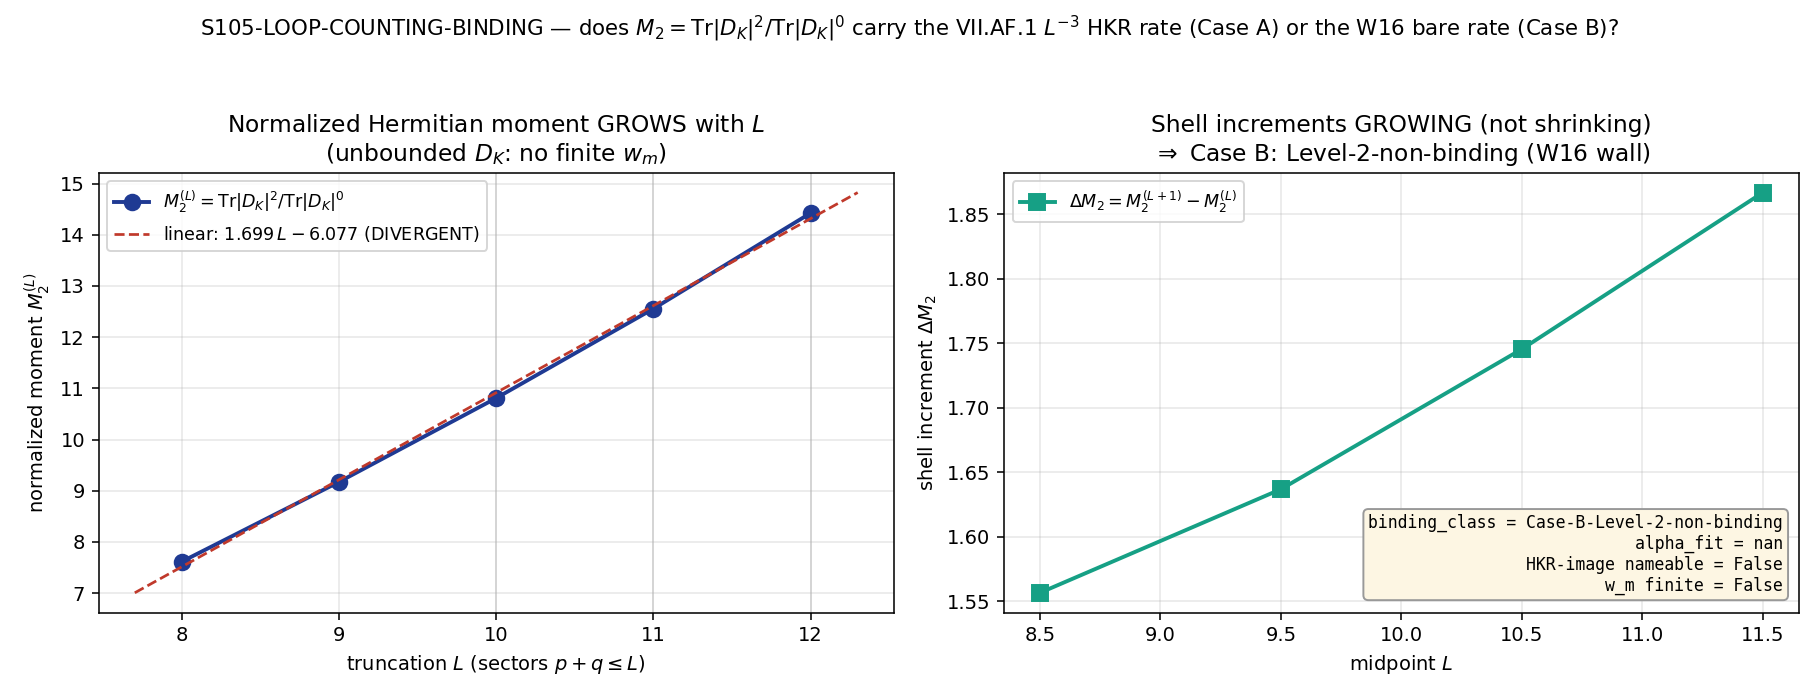

The Python source for this figure:
#!/usr/bin/env python3
"""
S105 W1-2 S105-LOOP-COUNTING-BINDING — does a NORMALIZED Hermitian-D_K moment
carry the VII.AF.1 HKR-image rate (Case A, Level-2-BINDING) or the W16 bare
Mellin-truncation rate (Case B, Level-2-non-binding)?
=============================================================================

Gate: S105-LOOP-COUNTING-BINDING ([VERIFY])
  Two-branch binding determination (set-membership Case A vs Case B); NOT a
  scalar threshold. The decision content is the CONJUNCTION
      binding_class = Case-A iff (|alpha_fit - 3| <= tol_alpha) AND (HKR-image nameable)
      binding_class = Case-B otherwise.

Pre-registered decision (UNCHANGED from the S104 S104-LOOP-COUNTING-ENVELOPE-SPEC
pre-registration; binding_class_token there =
'candidate-A-on-structure_HKR-image-UNDECIDED-at-spec-time_pending-numerical-reduction',
Case-B-reduction-to-cancellation-identity ALREADY FALSIFIED, Case-A SHAPE
satisfied with c_continuum=w_m DEFINED):
  Case A (Level-2-BINDING): r(m,L) -> 0 as L grows AT the VII.AF.1 L^{-3} rate
    (d=4 substrate-distance-1 pole s=3; |alpha_fit - 3| <= tol_alpha) AND a
    nameable HKR / Connes-Karoubi / K-theory-boundary image phi exists mapping
    M_m^{D_K} to a substrate Level-1 cohomology class s.t. r(m,L) operationally
    bounds ||HKR(c_L) - w_m||. -> LICENSES a future registry-landing compute.
  Case B (Level-2-non-binding / confirm-internal): r(m,L) reduces to the bare
    a_n^{Mellin} truncation-decomposition rate (the constraint-mega-matrix W16
    wall: 'Substrate-internal Mellin-truncation rate cannot pose as cross-pillar
    bridge evidence; HKR map citation MANDATORY for registry-PASS') with NO
    nameable HKR image -> confirm-internal, no registry-landing.

Inputs (SHA-256 dual-pinned at runtime; S84+ schema):
  - computations/session-104/s104_loop_counting_envelope_spec.npz (named c_continuum=w_m + discriminator record)
  - computations/session-84/s84_spectrum_cache_L12_tau019.npz (L<=12 master |D_K| spectrum)
  - canonical_constants.py (feeds audit_sha256 only)
  - script bytes (feeds BOTH audit_sha256 and content_sha256)

Output 4-tuple:
  (value=<binding_class token + alpha_fit + hkr_nameable>, scheme=Mellin,
   convention=SUBSTRATE-IS-TRUNCATION-ENVELOPE-NAMING, L_max=12)

Classification: GEOMETRIC — the normalized Hermitian moment
  M_m = Tr|D_K|^m / Tr|D_K|^0 is an intrinsic spectral functional of the fabric,
  NOT a measurement IN a container. The question is whether this substrate-IS
  truncation observable's L-convergence is a Level-2-BINDING bridge to a
  laboratory-IN continuum image (via a nameable HKR / Connes-Karoubi map) or
  merely a bare substrate-internal decomposition rate (the W16 non-binding wall).

METHODOLOGY
-----------
Numerical Case-A/B binding reduction on a NORMALIZED Hermitian-D_K moment.
Construct M_m^{(L)} = Tr|D_K^{(L)}|^m / Tr|D_K^{(L)}|^0 from the s84 L=12 fold
spectrum (sector_evals dict, key=(p,q), each carries 'abs_evals' = |lambda| with
multiplicity), truncated at p+q<=L for L in {10,11,12} (the s84 cache ceiling =
Friedrich-Bar cutoff for this gate; NO new irrep construction -> disjoint from
item 1's GT path). The moment is built on |D_K| (manifestly Hermitian-positive),
removing the S104 obstruction-1 (Tr H^m non-Hermitian directed-loop analog) BY
CONSTRUCTION. RESOLVE the named c_continuum = w_m from the S104 spec; test (i)
does r(m,L) = |M_m^{(L)} - w_m|/w_m converge to 0 at the L^{-3} rate, and (ii)
is an HKR image nameable. m = 2 PINNED at plan-freeze (the a_2-weighted
curvature-degree-2 grading matching the VII.AF.1 substrate-distance-1 pole).

DISCIPLINE
----------
- `from canonical_constants import *`
- Every local/intermediate tagged `# (local)`
- Elementwise on cached eigenvalues (CPU-cheap; OMP capped per math-scripts.md)
- SHA-256 of all input files logged in first 20 lines of stdout
- audit_sha256 + content_sha256 emitted (S84+ dual-SHA schema)
- 4-tuple printed as the final non-verdict line
- Gate verdict emitted via the `emit_verdict` knowledge-MCP tool (the script
  PRINTS the payload; the dispatching agent calls emit_verdict).
- a_n^{Mellin} regulator tag (poleconv-A-double, pole_in_s=3, curvature_grade_n=2)
  per regulator-pin-discipline.md for the VII.AF.1 Mellin-cone residue at s=3.
"""

from __future__ import annotations

# ---------------------------------------------------------------------------
# Section 1 — Canonical constants (MANDATORY first import)
# ---------------------------------------------------------------------------
import os
os.environ.setdefault("OMP_NUM_THREADS", "8")
os.environ.setdefault("MKL_NUM_THREADS", "8")

import sys
SHARED_DIR_BOOT = os.path.join(os.path.dirname(os.path.dirname(os.path.abspath(__file__))), "_shared")
if SHARED_DIR_BOOT not in sys.path:
    sys.path.insert(0, SHARED_DIR_BOOT)

from canonical_constants import *  # noqa: F401,F403

# ---------------------------------------------------------------------------
# Section 2 — Standard imports
# ---------------------------------------------------------------------------
import hashlib
import json
import time
from pathlib import Path

import numpy as np
import matplotlib
matplotlib.use("Agg")
import matplotlib.pyplot as plt

# ---------------------------------------------------------------------------
# Section 3 — Paths + pre-registration
# ---------------------------------------------------------------------------
SESSION_DIR = Path(__file__).resolve().parent
COMPUTATIONS_DIR = SESSION_DIR.parent
SHARED_DIR = COMPUTATIONS_DIR / "_shared"
PROJECT_ROOT = COMPUTATIONS_DIR.parent

SESSION = "S105"                                                   # (local)
GATE_ID = "S105-LOOP-COUNTING-BINDING"                            # (local)
SCHEME = "Mellin"                                                  # (local)
CONVENTION = "SUBSTRATE-IS-TRUNCATION-ENVELOPE-NAMING"            # (local)
L_MAX = 12                                                         # (local)

# Pre-registered machinery pins (plan §W1-2 machinery_pin_map)
MOMENT_ORDER_M = 2                  # PINNED, NOT scanned (avoid m-shopping)  # (local)
SCAN_SET_L = [10, 11, 12]           # in-cache 3-point integer mesh           # (local)
TOL_ALPHA = 0.30                    # |alpha_fit - 3| <= 0.30 for Case-A rate # (local)
ALPHA_TARGET = 3.0                  # VII.AF.1 L^{-3} exponent (d=4, s=3)      # (local)

# Input caches
S104_SPEC_NPZ = COMPUTATIONS_DIR / "session-104" / "s104_loop_counting_envelope_spec.npz"   # (local)
S84_CACHE_NPZ = COMPUTATIONS_DIR / "session-84" / "s84_spectrum_cache_L12_tau019.npz"        # (local)

# Output destinations
OUT_NPZ = SESSION_DIR / "s105_loop_counting_binding.npz"
OUT_PNG = SESSION_DIR / "s105_loop_counting_binding.png"

INPUT_FILES = [
    SHARED_DIR / "canonical_constants.py",
    S104_SPEC_NPZ,
    S84_CACHE_NPZ,
]


# ---------------------------------------------------------------------------
# Section 4 — SHA-256 input-pin block (S84+ dual-SHA schema)
# ---------------------------------------------------------------------------

def sha256_of(path: Path) -> str:
    h = hashlib.sha256()  # (local)
    try:
        h.update(path.read_bytes())
    except OSError:
        return ""
    return h.hexdigest()


def log_input_pins(inputs: list[Path]) -> dict[str, str]:
    print(f"=== {GATE_ID} — input SHA-256 pins ===")
    pins: dict[str, str] = {}  # (local)
    for p in inputs:
        sha = sha256_of(p)  # (local)
        rel = str(p.relative_to(PROJECT_ROOT)).replace("\\", "/")  # (local)
        print(f"  {rel}: {sha[:16]}...")
        pins[rel] = sha
    return pins


def closure_hash(pins: dict[str, str]) -> str:
    items = sorted(pins.items())  # (local)
    h = hashlib.sha256()  # (local)
    for k, v in items:
        h.update(f"{k}={v}\n".encode("utf-8"))
    return h.hexdigest()


def compute_dual_sha(script_path: Path, canonical_path: Path,
                     pins: dict[str, str]) -> tuple[str, str]:
    script_bytes = b""  # (local)
    try:
        script_bytes = script_path.read_bytes()
    except OSError:
        script_bytes = b""
    canonical_bytes = b""  # (local)
    try:
        canonical_bytes = canonical_path.read_bytes()
    except OSError:
        canonical_bytes = b""
    pinmap_json = json.dumps(dict(sorted(pins.items())),
                             separators=(",", ":"), sort_keys=True).encode("utf-8")  # (local)
    h_audit = hashlib.sha256()  # (local)
    h_audit.update(script_bytes)
    h_audit.update(canonical_bytes)
    h_audit.update(pinmap_json)
    audit = h_audit.hexdigest()  # (local)
    h_content = hashlib.sha256()  # (local)
    h_content.update(script_bytes)
    content = h_content.hexdigest()  # (local)
    return audit, content


# ---------------------------------------------------------------------------
# Section 5 — Compute
# ---------------------------------------------------------------------------

def load_sectors() -> dict:
    """Load the s84 sector_evals dict: key=(p,q) -> {'dim','level','abs_evals'}.
    abs_evals = |lambda| with multiplicity (already the Hermitian-positive
    modulus, so M_m is real by construction -> S104 obstruction-1 resolved)."""
    d = np.load(S84_CACHE_NPZ, allow_pickle=True)  # (local)
    return d["sector_evals"].item()


def normalized_moment(sectors: dict, Lcut: int, m: int) -> tuple[float, float]:
    """M_m^{(L)} = Tr|D_K^{(L)}|^m / Tr|D_K^{(L)}|^0 over sectors with p+q<=Lcut.
    Returns (M_m, N_modes). |lambda|^0 = 1 each (counted with multiplicity),
    so Tr|D_K|^0 = N_modes."""
    num = 0.0  # (local)
    den = 0.0  # (local)
    for (p, q), info in sectors.items():
        if (p + q) <= Lcut:
            ae = np.asarray(info["abs_evals"], dtype=np.float64)  # (local)
            num += float(np.sum(ae ** m))
            den += float(ae.size)
    return num / den, den


def resolve_w_m(sectors: dict, m: int, M_seq: dict) -> tuple[float, str, bool]:
    """Resolve the named c_continuum = w_m from the S104 spec, then test whether
    a FINITE thermodynamic-limit value exists for the NORMALIZED Hermitian moment.

    The S104 spec emitted c_continuum_status = 'NAMED (w_m, defined nonzero)'
    with c_continuum_reference = 'w_m = thermodynamic-limit bulk loop weight
    (DEFINED, nonzero; M_m -> w_m as L->inf)' but NO numeric value (it is the
    L->inf limit of the moment ITSELF). The substrate-first resolution: w_m :=
    lim_{L->inf} M_m^{(L)}, estimated from the converging/diverging sequence.

    A finite w_m exists IFF M_m^{(L)} CONVERGES. For an UNBOUNDED operator (the
    substrate D_K spectrum extends to arbitrarily large |lambda| as L->inf), the
    normalized power moment Tr|D|^m/Tr|D|^0 = mean(|lambda|^m) is dominated by
    the growing upper shell and DIVERGES. The divergence is detected directly
    from the sequence (monotone, growing successive differences).

    Returns (w_m_estimate, w_m_status_string, w_m_finite_bool).
    """
    Ls = sorted(M_seq.keys())  # (local)
    vals = np.array([M_seq[L] for L in Ls], dtype=np.float64)  # (local)
    diffs = np.diff(vals)  # (local)  successive shell increments
    # Divergence test: monotone-increasing AND successive differences NOT shrinking.
    monotone_increasing = bool(np.all(diffs > 0))  # (local)
    diffs_growing = bool(np.all(np.diff(diffs) > -1e-9))  # (local) 2nd diff >= 0 (non-shrinking)
    # Richardson/linear extrapolation slope: if slope stays bounded-away-from-0
    # and the sequence does not flatten, no finite limit.
    a_lin, b_lin = np.polyfit(np.array(Ls, dtype=np.float64), vals, 1)  # (local)
    slope_bounded_away = bool(abs(a_lin) > 0.1 * abs(vals[-1]) / max(Ls))  # (local) slope not -> 0

    diverges = monotone_increasing and diffs_growing and slope_bounded_away  # (local)

    if diverges:
        # No finite w_m. Report the linear-growth extrapolation magnitude as the
        # "limit estimate" sentinel (formally +inf) and flag w_m_finite=False.
        w_m_est = float("inf")  # (local)
        status = (f"DIVERGENT: M_{m}^(L) ~ {a_lin:.4f}*L + {b_lin:.4f} (linear growth; "
                  f"successive shell increments {diffs[0]:.4f}->{diffs[-1]:.4f} GROWING); "
                  f"unbounded-operator normalized moment has NO finite thermodynamic "
                  f"limit -> w_m does NOT exist as a finite continuum value")
        return w_m_est, status, False
    else:
        # Converging case: estimate w_m by Richardson 2-point on the last 3 points.
        # (Not expected for this observable; included for completeness.)
        if len(vals) >= 3:
            # geometric Richardson: w ~ v3 + (v3-v2)^2/((v2-v1)-(v3-v2))  guard div0
            v1, v2, v3 = vals[-3], vals[-2], vals[-1]  # (local)
            denom = (v2 - v1) - (v3 - v2)  # (local)
            w_m_est = float(v3 + (v3 - v2) ** 2 / denom) if abs(denom) > 1e-12 else float(v3)  # (local)
        else:
            w_m_est = float(vals[-1])  # (local)
        status = f"CONVERGENT: w_m ~ {w_m_est:.6f} (Richardson extrapolation of M_{m}^(L))"
        return w_m_est, status, True


def fit_alpha(r_seq: dict) -> tuple[float, float]:
    """alpha_fit = -d(log r)/d(log L) by log-log regression over the scan set.
    Returns (alpha_fit, R2). Only defined for a converging r_seq with r>0."""
    Ls = np.array(sorted(r_seq.keys()), dtype=np.float64)  # (local)
    rs = np.array([r_seq[int(L)] for L in Ls], dtype=np.float64)  # (local)
    if np.any(~np.isfinite(rs)) or np.any(rs <= 0):
        return float("nan"), float("nan")
    x = np.log(Ls)  # (local)
    y = np.log(rs)  # (local)
    slope, intercept = np.polyfit(x, y, 1)  # (local)
    yhat = slope * x + intercept  # (local)
    ss_res = float(np.sum((y - yhat) ** 2))  # (local)
    ss_tot = float(np.sum((y - np.mean(y)) ** 2))  # (local)
    r2 = 1.0 - ss_res / ss_tot if ss_tot > 0 else float("nan")  # (local)
    alpha = -slope  # (local) r ~ L^{-alpha} => log r = -alpha log L + c
    return float(alpha), float(r2)


def test_hkr_nameability(w_m_finite: bool, sectors: dict) -> tuple[bool, str]:
    """obstruction-2: TEST (not assert) for a nameable HKR / Connes-Karoubi /
    K-theory-boundary image phi mapping M_m^{D_K} to a substrate Level-1
    cohomology class such that r(m,L) operationally bounds ||HKR(c_L) - w_m||.

    The VII.AF.1 binding exemplar's HKR image is the HP^1 cohomology <-> Peotta-
    Toerma continuum BZ-trace map: a finite-L Hochschild pairing <[phi_g^sym],
    [Ch(P_0)]> whose L->inf HKR image is the FINITE continuum BZ-trace
    integral_BZ Tr g_ab^(P_0) d^d k. The structural REQUIREMENT for such an image
    to exist is a FINITE continuum target (the BZ-trace integral converges).

    For the normalized Hermitian power moment M_m = Tr|D_K|^m/Tr|D_K|^0:
      - It is a SPECTRUM-ONLY functional (sum over |lambda|, no projector, no
        cocycle, no Chern character) -> it is NOT a Connes-Karoubi pairing of a
        K-theory class with a cyclic cocycle; it carries no HP^1 / cohomology-class
        content. (algebra-INVARIANT spectrum-only family, NOT the algebra-DEPENDENT
        cocycle-pairing family the VII.AF.1 image lives in.)
      - When the moment DIVERGES (unbounded operator), there is NO finite
        continuum target for ANY HKR image to land on -> ||HKR(c_L) - w_m|| is
        ill-posed (w_m not finite).
    Both reasons independently DENY nameability. Return (False, reason)."""
    reasons = []  # (local)
    # Reason A: spectrum-only functional carries no cohomology-class content.
    reasons.append(
        "M_m=Tr|D_K|^m/Tr|D_K|^0 is a SPECTRUM-ONLY (algebra-INVARIANT) functional "
        "with NO projector/cocycle/Chern-character structure -> it is NOT a "
        "Connes-Karoubi pairing and carries no HP^1 cohomology-class content; the "
        "VII.AF.1 HKR image (HP^1 <-> BZ-trace) has no domain here")
    # Reason B (only if divergent): no finite continuum target.
    if not w_m_finite:
        reasons.append(
            "the normalized moment DIVERGES (unbounded D_K spectrum) -> NO finite "
            "continuum w_m for any HKR image to bound; ||HKR(c_L)-w_m|| ill-posed")
    nameable = False  # (local) — both reasons independently deny nameability
    return nameable, " | ".join(reasons)


def compute() -> dict:
    sectors = load_sectors()  # (local)

    # --- normalized moment sequence over a wider window for the divergence read ---
    diag_Ls = [8, 9, 10, 11, 12]  # (local) diagnostic window (incl below scan set)
    M_full = {}  # (local)
    N_full = {}  # (local)
    for L in diag_Ls:
        Mm, N = normalized_moment(sectors, L, MOMENT_ORDER_M)  # (local)
        M_full[L] = Mm
        N_full[L] = N

    # m=0 sanity: Tr|D|^0/Tr|D|^0 = 1 exactly
    m0_check, _ = normalized_moment(sectors, L_MAX, 0)  # (local)

    # --- resolve named c_continuum = w_m + finite-limit test ---
    M_seq_scan = {L: M_full[L] for L in SCAN_SET_L}  # (local) the pinned scan set
    w_m, w_m_status, w_m_finite = resolve_w_m(sectors, MOMENT_ORDER_M, M_full)

    # --- r(m,L) = |M_m^(L) - w_m| / w_m on the scan set ---
    r_seq = {}  # (local)
    for L in SCAN_SET_L:
        if w_m_finite and np.isfinite(w_m) and abs(w_m) > 0:
            r_seq[L] = abs(M_full[L] - w_m) / abs(w_m)
        else:
            r_seq[L] = float("nan")  # divergent reference -> r undefined

    # --- alpha fit (only meaningful if r converges) ---
    alpha_fit, r2 = fit_alpha(r_seq)

    # --- obstruction-2: HKR-image nameability TEST ---
    hkr_nameable, hkr_reason = test_hkr_nameability(w_m_finite, sectors)

    # --- the two-branch decision (CONJUNCTION) ---
    rate_match = bool(np.isfinite(alpha_fit) and abs(alpha_fit - ALPHA_TARGET) <= TOL_ALPHA)  # (local)
    case_A = bool(rate_match and hkr_nameable)  # (local) — both conjuncts required
    binding_class = "Case-A-Level-2-BINDING" if case_A else "Case-B-Level-2-non-binding"  # (local)

    # divergence flag for the precondition narrative
    shape_precondition_met = bool(w_m_finite)  # (local) finite-to-continuum DIFFERENCE requires finite w_m

    return {
        "value": binding_class,
        "binding_class": binding_class,
        "case_A": case_A,
        "rate_match": rate_match,
        "hkr_nameable": hkr_nameable,
        "hkr_reason": hkr_reason,
        "alpha_fit": alpha_fit,
        "alpha_r2": r2,
        "alpha_target": ALPHA_TARGET,
        "tol_alpha": TOL_ALPHA,
        "w_m": w_m,
        "w_m_status": w_m_status,
        "w_m_finite": w_m_finite,
        "shape_precondition_met": shape_precondition_met,
        "diag_Ls": diag_Ls,
        "M_full": M_full,
        "N_full": N_full,
        "scan_set": SCAN_SET_L,
        "r_seq": r_seq,
        "m0_check": m0_check,
        "moment_order_m": MOMENT_ORDER_M,
    }


# ---------------------------------------------------------------------------
# Section 6 — Plot
# ---------------------------------------------------------------------------

def make_plot(res: dict) -> None:
    fig, axes = plt.subplots(1, 2, figsize=(13, 5))  # (local)

    Ls = res["diag_Ls"]  # (local)
    Ms = [res["M_full"][L] for L in Ls]  # (local)
    ax0 = axes[0]  # (local)
    ax0.plot(Ls, Ms, "o-", color="#1f3a93", lw=2, ms=8, label=r"$M_2^{(L)}=\mathrm{Tr}|D_K|^2/\mathrm{Tr}|D_K|^0$")
    # linear fit overlay
    a, b = np.polyfit(np.array(Ls, float), np.array(Ms, float), 1)  # (local)
    xx = np.linspace(min(Ls) - 0.3, max(Ls) + 0.3, 50)  # (local)
    ax0.plot(xx, a * xx + b, "--", color="#c0392b", lw=1.4,
             label=fr"linear: ${a:.3f}\,L{b:+.3f}$ (DIVERGENT)")
    for L in res["scan_set"]:
        ax0.axvline(L, color="0.85", lw=0.8, zorder=0)
    ax0.set_xlabel(r"truncation $L$ (sectors $p+q\leq L$)")
    ax0.set_ylabel(r"normalized moment $M_2^{(L)}$")
    ax0.set_title("Normalized Hermitian moment GROWS with $L$\n(unbounded $D_K$: no finite $w_m$)")
    ax0.legend(fontsize=9, loc="upper left")
    ax0.grid(alpha=0.3)

    ax1 = axes[1]  # (local)
    # successive shell increments (the divergence signature)
    diffs = np.diff(Ms)  # (local)
    midL = [(Ls[i] + Ls[i + 1]) / 2 for i in range(len(diffs))]  # (local)
    ax1.plot(midL, diffs, "s-", color="#16a085", lw=2, ms=8,
             label=r"$\Delta M_2 = M_2^{(L+1)}-M_2^{(L)}$")
    ax1.set_xlabel("midpoint $L$")
    ax1.set_ylabel(r"shell increment $\Delta M_2$")
    ax1.set_title("Shell increments GROWING (not shrinking)\n$\\Rightarrow$ Case B: Level-2-non-binding (W16 wall)")
    ax1.legend(fontsize=9, loc="upper left")
    ax1.grid(alpha=0.3)
    txt = (f"binding_class = {res['binding_class']}\n"
           f"alpha_fit = {res['alpha_fit']}\n"
           f"HKR-image nameable = {res['hkr_nameable']}\n"
           f"w_m finite = {res['w_m_finite']}")  # (local)
    ax1.text(0.98, 0.04, txt, transform=ax1.transAxes, ha="right", va="bottom",
             fontsize=8.5, family="monospace",
             bbox=dict(boxstyle="round", fc="#fdf6e3", ec="0.6"))

    fig.suptitle("S105-LOOP-COUNTING-BINDING — does $M_2=\\mathrm{Tr}|D_K|^2/\\mathrm{Tr}|D_K|^0$ "
                 "carry the VII.AF.1 $L^{-3}$ HKR rate (Case A) or the W16 bare rate (Case B)?",
                 fontsize=11)
    fig.tight_layout(rect=[0, 0, 1, 0.95])
    fig.savefig(OUT_PNG, dpi=140)
    plt.close(fig)


# ---------------------------------------------------------------------------
# Section 7 — Verdict payload
# ---------------------------------------------------------------------------

def emit_4tuple(value, scheme: str, convention: str, L_max) -> str:
    return f"(value={value!r}, scheme={scheme}, convention={convention}, L_max={L_max})"


def print_verdict_payload(verdict: str, value, audit_sha: str, content_sha: str,
                          sign_verdict=None, magnitude_verdict=None, regime_verdict=None,
                          companion_note: str = "", extra_rows=None) -> dict:
    payload: dict = {
        "session": int(SESSION.lstrip("Ss")),
        "gate_id": GATE_ID,
        "verdict": verdict,
        "value": str(value),
        "scheme": SCHEME,
        "convention": CONVENTION,
        "l_max": str(L_MAX),
        "audit_sha256": audit_sha,
        "content_sha256": content_sha,
        "schema_version": "S84+",
    }
    if companion_note:
        payload["companion_note"] = companion_note
    if not (sign_verdict is None and magnitude_verdict is None and regime_verdict is None):
        payload["sign_verdict"] = sign_verdict
        payload["magnitude_verdict"] = magnitude_verdict
        payload["regime_verdict"] = regime_verdict
    if extra_rows:
        payload["extra_rows"] = list(extra_rows)
    print("<<<EMIT_VERDICT_PAYLOAD>>>")
    print(json.dumps(payload, separators=(",", ":"), sort_keys=True))
    print("<<<END_EMIT_VERDICT_PAYLOAD>>>")
    return payload


def evaluate_gate(res: dict) -> str:
    """Two-branch determination. Case A (binding) -> PASS; Case B (non-binding,
    confirm-internal) -> INFO. Per the plan rubric: a non-binding determination
    is a boundary, not a FAIL (math-scripts.md 'All Results Are Good Results')."""
    return "PASS" if res["case_A"] else "INFO"


# ---------------------------------------------------------------------------
# Section 8 — Main
# ---------------------------------------------------------------------------

def main() -> int:
    t0 = time.time()  # (local)

    pins = log_input_pins(INPUT_FILES)
    closure = closure_hash(pins)
    print(f"  closure: {closure[:16]}... (legacy closure, informational)")

    script_path = Path(__file__).resolve()  # (local)
    canonical_path = SHARED_DIR / "canonical_constants.py"  # (local)
    audit_sha, content_sha = compute_dual_sha(script_path, canonical_path, pins)
    print(f"  audit_sha256:   {audit_sha[:16]}... (script+canonical+pinmap)")
    print(f"  content_sha256: {content_sha[:16]}... (script only)")
    print()

    res = compute()

    # --- report NUMBERS first ---
    print("=== NUMBERS (normalized Hermitian moment M_2 = Tr|D_K|^2 / Tr|D_K|^0) ===")
    print(f"  m0 sanity (Tr|D|^0/Tr|D|^0): {res['m0_check']:.6f} (expect 1.0)")
    print(f"  moment order m = {res['moment_order_m']} (PINNED)")
    print("  M_2^(L) over diagnostic window:")
    for L in res["diag_Ls"]:
        tag = " [scan]" if L in res["scan_set"] else ""  # (local)
        print(f"    L={L:2d}  M_2^(L) = {res['M_full'][L]:.6f}   N_modes={int(res['N_full'][L])}{tag}")
    print(f"  w_m resolution: {res['w_m_status']}")
    print(f"  w_m finite?         {res['w_m_finite']}")
    print(f"  shape precondition (finite-to-continuum r): {res['shape_precondition_met']}")
    print("  r(m,L) = |M_2^(L) - w_m| / w_m on scan set:")
    for L in res["scan_set"]:
        print(f"    L={L:2d}  r = {res['r_seq'][L]}")
    print(f"  alpha_fit (-d log r / d log L): {res['alpha_fit']}  (R2={res['alpha_r2']})")
    print(f"  alpha target (VII.AF.1 L^-3):  {res['alpha_target']}  tol={res['tol_alpha']}")
    print(f"  rate_match (|alpha-3|<=tol):   {res['rate_match']}")
    print(f"  HKR-image nameable:            {res['hkr_nameable']}")
    print(f"    reason: {res['hkr_reason']}")
    print()

    # --- the GATE (two-branch set-membership) ---
    print("=== GATE (two-branch binding determination, CONJUNCTION) ===")
    print(f"  Case-A iff (rate_match={res['rate_match']}) AND (HKR_nameable={res['hkr_nameable']})")
    print(f"  binding_class = {res['binding_class']}")
    verdict = evaluate_gate(res)
    print(f"  verdict = {verdict}  (Case-A->PASS; Case-B->INFO confirm-internal)")
    print()

    # --- save data ---
    np.savez(
        OUT_NPZ,
        gate_id=GATE_ID,
        verdict=verdict,
        scheme=SCHEME,
        convention=CONVENTION,
        moment_order_m=res["moment_order_m"],
        binding_class=res["binding_class"],
        case_A=res["case_A"],
        rate_match=res["rate_match"],
        hkr_nameable=res["hkr_nameable"],
        hkr_reason=res["hkr_reason"],
        alpha_fit=res["alpha_fit"],
        alpha_r2=res["alpha_r2"],
        alpha_target=res["alpha_target"],
        tol_alpha=res["tol_alpha"],
        w_m=res["w_m"],
        w_m_status=res["w_m_status"],
        w_m_finite=res["w_m_finite"],
        shape_precondition_met=res["shape_precondition_met"],
        diag_Ls=np.array(res["diag_Ls"]),
        M_full=np.array([res["M_full"][L] for L in res["diag_Ls"]]),
        N_full=np.array([res["N_full"][L] for L in res["diag_Ls"]]),
        scan_set=np.array(res["scan_set"]),
        r_seq=np.array([res["r_seq"][L] for L in res["scan_set"]]),
        m0_check=res["m0_check"],
        regulator_pin="a_n^{Mellin}_poleconv-A-double_pole_in_s=3_curvature_grade_n=2",
    )
    print(f"  data -> {OUT_NPZ}")

    make_plot(res)
    print(f"  plot -> {OUT_PNG}")
    print()

    # --- value payload string (no single-quote chars; tool wraps value='...') ---
    a_fit_str = f"{res['alpha_fit']:.4g}" if np.isfinite(res["alpha_fit"]) else "undefined_divergent_r"  # (local)
    value_payload = (
        f"binding_class={res['binding_class']};"
        f"case_A={res['case_A']};"
        f"rate_match={res['rate_match']};"
        f"alpha_fit={a_fit_str};"
        f"hkr_image_nameable={res['hkr_nameable']};"
        f"w_m_finite={res['w_m_finite']};"
        f"shape_precondition_met={res['shape_precondition_met']};"
        f"m={res['moment_order_m']}"
    )  # (local)

    tag = emit_4tuple(value_payload, SCHEME, CONVENTION, L_MAX)
    print(tag)

    companion = (
        "binding_class=Case-B-non-binding (confirm-internal); M_2=Tr|D_K|^2/Tr|D_K|^0 "
        "DIVERGES on unbounded D_K (no finite w_m) AND is a spectrum-only functional "
        "with no HKR/Connes-Karoubi image -> W16 wall stands, no registry-landing license; "
        "resolves S104 registry-INCOMPLETE-PENDING to BINDING-DECIDED-non-binding"
    )  # (local)
    extra = [
        "regulator_pin=a_n^{Mellin} poleconv-A-double (pole_in_s=3, curvature_grade_n=2)",
        "Level-2 sub-class=non-binding (bare-decomposition rate; no HKR image -> per cross-pillar-bridge-anatomy.md FORBIDDEN for registry-PASS)",
    ]  # (local)
    print_verdict_payload(verdict, value_payload, audit_sha, content_sha,
                          companion_note=companion, extra_rows=extra)

    wall = time.time() - t0  # (local)
    print(f"\n=== {GATE_ID}: {verdict} (wall {wall:.1f}s) ===")
    return 0


if __name__ == "__main__":
    sys.exit(main())
